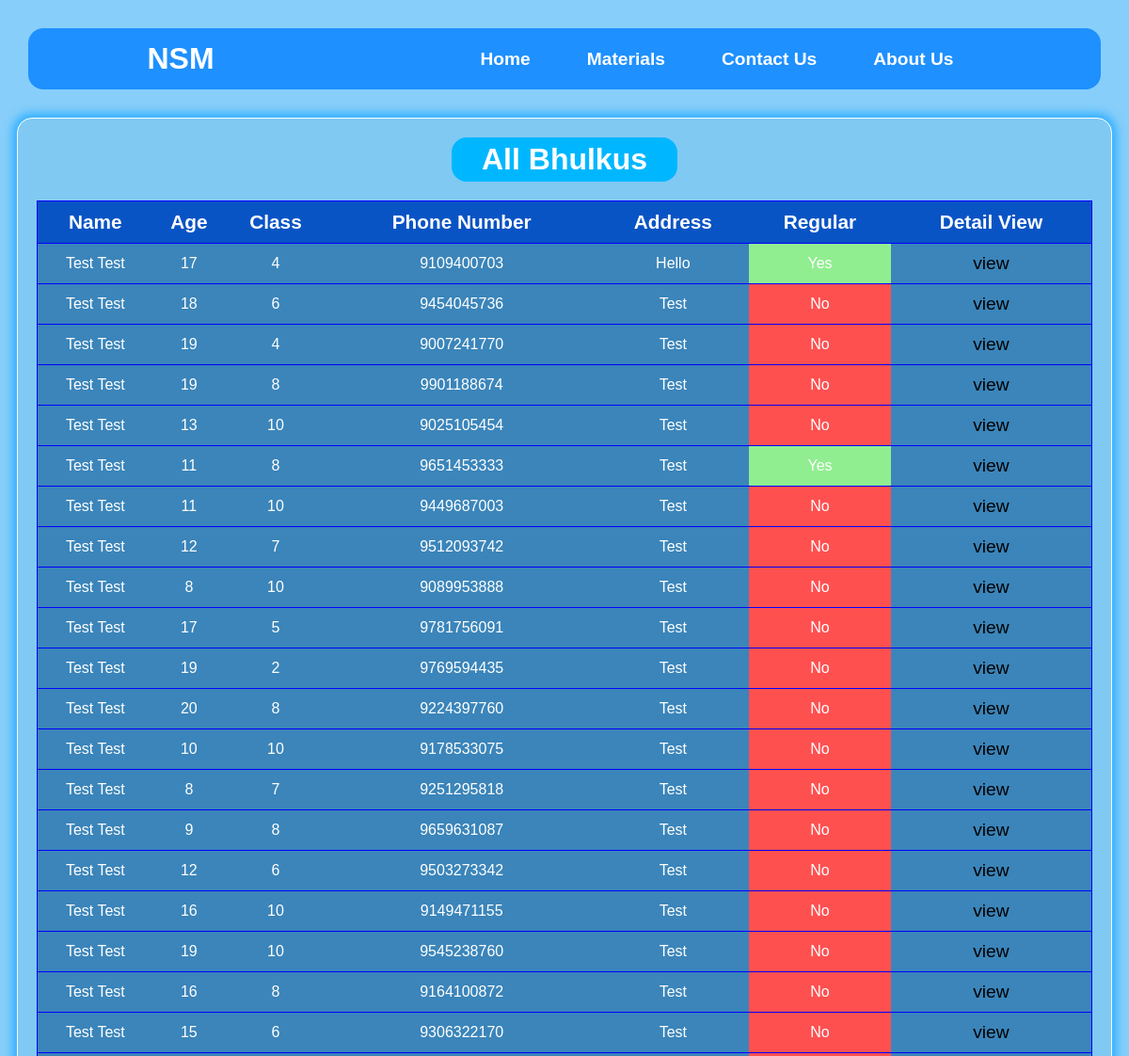
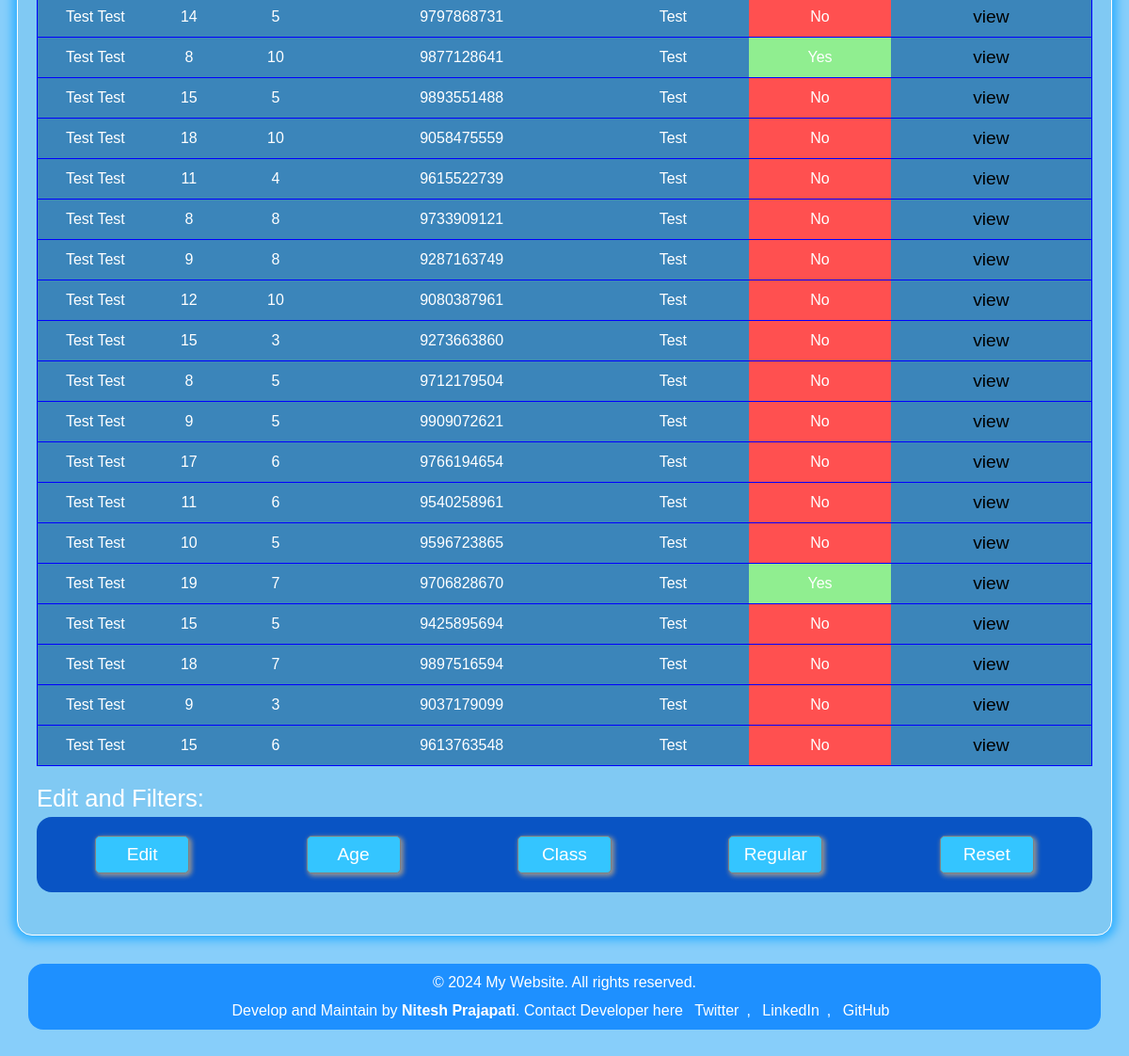
/bhulkus/all-bhulku/, run on an earlier commit of the app's database (2 pictures, top to bottom).
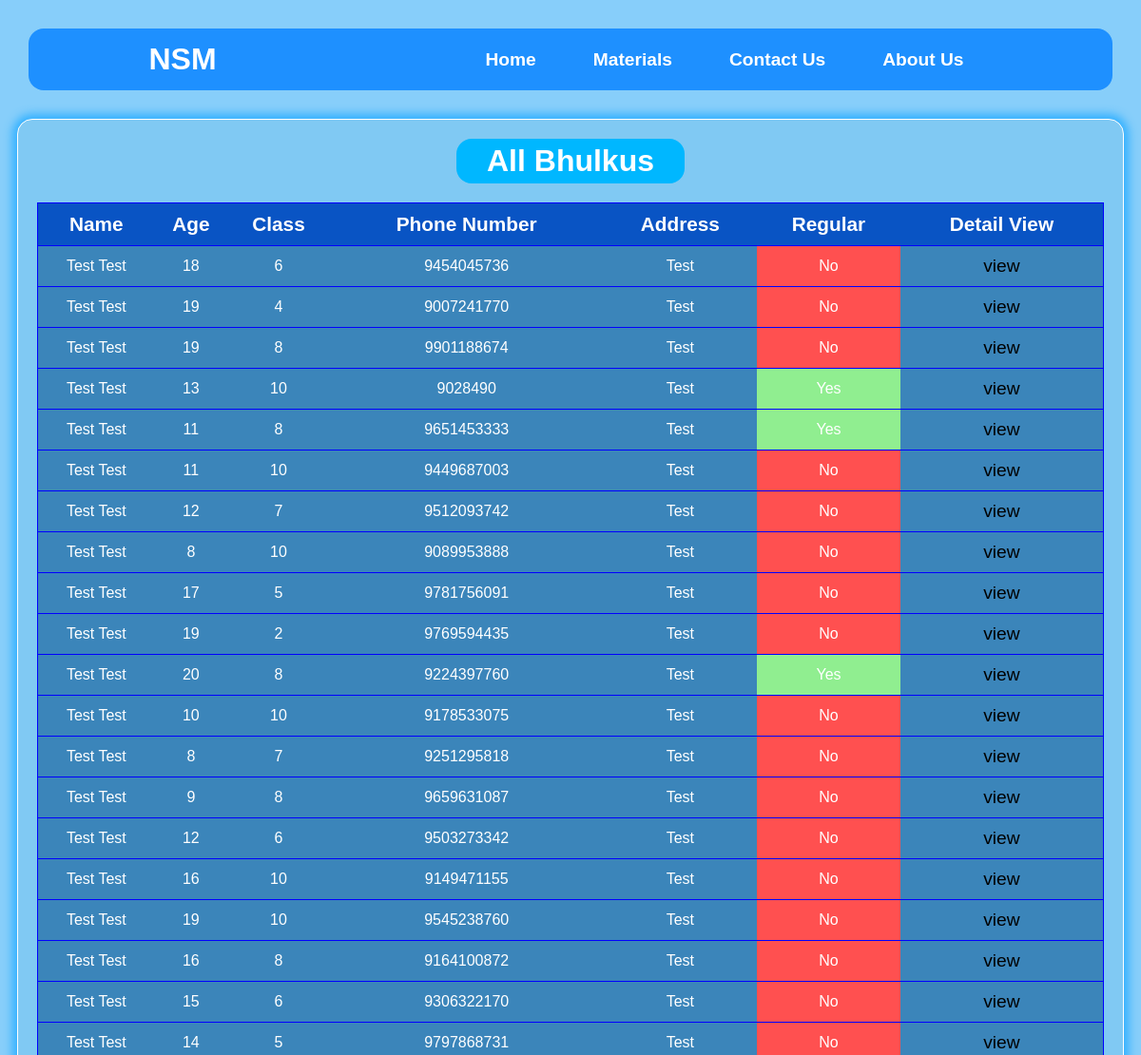
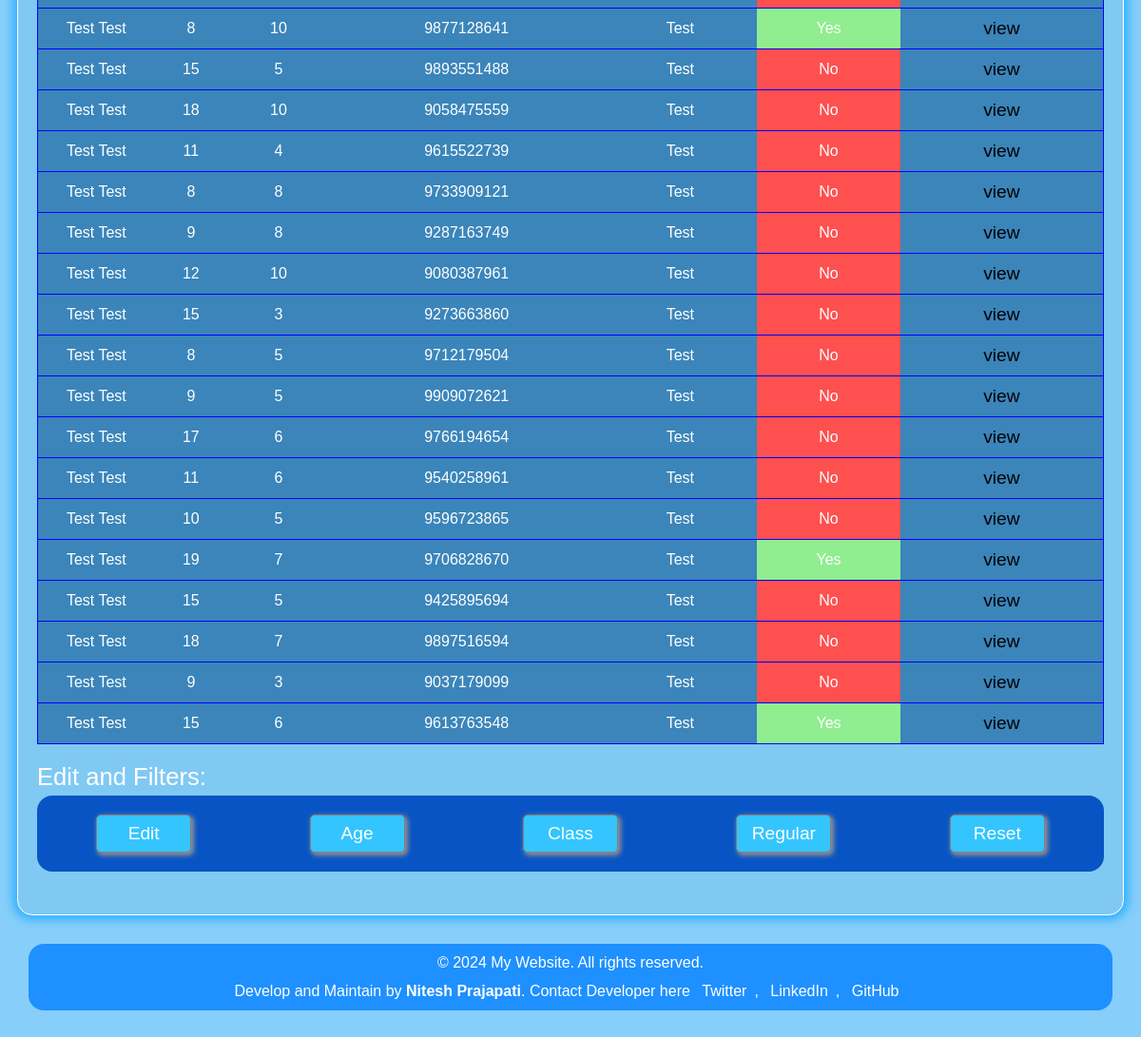
And on a later commit of the database (2 pictures, top to bottom).
### bhulkus/models.py (models this page shows, shortened)
class bhulku(models.Model):
    id=models.IntegerField(primary_key=True)
    first_name=models.CharField(max_length=24)
    middle_name=models.CharField(max_length=24)
    last_name=models.CharField(max_length=24)
    standard=models.SmallIntegerField(null=True)
    dob=models.DateField(default='2028-06-05')
    age=models.SmallIntegerField(null=True)
    school=models.CharField(max_length=24,null=True)
    phone_number=models.PositiveIntegerField(null=True)
    address=models.CharField(max_length=24,null=True)
    regular=models.BooleanField(default=False)

### bhulkus/views.py (the view)
# urls.py: path('all-bhulku/',views.bhulkus_db,name='bhulkus-db'),
def bhulkus_db(request,arg=None):
    status=False
    if arg:
        status=True
    user=bhulku.objects.all()
    return render(request,'bhulkus/bhulkus_db.html',{'bhulku':user,'status':status})

### templates/bhulkus/bhulkus_db.html (shortened to what this page needs)
{% extends "home/base.html" %}
{% load static %}
{% block css %}
<link rel="stylesheet" href="{% static 'css/bhulkus/bhulkus_db.css' %}">{% endblock css %}
{% block main_content %}
<main>
    <h1>All Bhulkus</h1>
    <table>
        <tr class="head-row">
            <th>Name</th>
            <th>Age</th>
            <th>Class</th>
            <th>Phone Number</th>
            <th>Address</th>
            <th>Regular</th>
            <th>Detail View</th>
        </tr>
    {% if not status %}
        {% for bhlk in bhulku%}
        <tr>
            <td>{{ bhlk.first_name}} {{bhlk.last_name }}</td>
            <td>{{ bhlk.age }}</td>
            <td>{{ bhlk.standard }}</td>
            <td>{{ bhlk.phone_number }}</td>
            <td>{{ bhlk.address }}</td>
            {% if bhlk.regular %}
            <td style="background-color:lightgreen"> Yes </td>
            {% else %}
            <td style="background-color:#ff5050"> No </td>
            {% endif %}
            <td><a href="{% url "detailed-view" bhlk.id %}">view</a></td>
        </tr>
        {% endfor %}
    {% endif %}
    </table>
    <div class="main-footer">
        <p>Edit and Filters:</p>
        <div>
            <a href="#"><button>Edit</button></a>
            <a href="#"><button>Age</button></a>
            <a href="#"><button>Class</button></a>
            <a id='url' onclick="url_change()" href="{% url "bhulkus-db" arg='status' %}"><button>Regular</button></a>
            <a href="{% url "bhulkus-db" %}"><button>Reset</button></a>
        </div>
    </div>
</main>
{% endblock main_content %}

### templates/home/base.html (shortened to what this page needs)
{% load static %}
<!DOCTYPE html>
<html lang="en">
<head>
    <link rel="stylesheet" href="{% static 'css/home/base.css' %}">
    {% block css %}{% endblock css %}
</head>
<body>
    <header>
        <nav>
            <p>
                NSM
            </p>
            <ul class="n_link">
                <li><a href="{% url "home-page" %}">Home</a></li>
                <li><a href="{% url "materials-page" %}">Materials</a></li>
                <li><a href="{% url "contact-page" %}">Contact Us</a></li>
                <li><a href="{% url "about-page" %}">About Us</a></li>
            </ul>
        </nav>
    </header>
    {% block main_content %}{% endblock main_content%}
    <footer>
        <div>&copy; 2024 My Website. All rights reserved.</div>
        <div>Develop and Maintain by <b>Nitesh Prajapati</b>.  Contact Developer here
            <a href="https://twitter.com/yourhandle" target="_blank">Twitter</a>,
            <a href="https://linkedin.com/in/yourhandle" target="_blank">LinkedIn</a>,
            <a href="https://github.com/yourhandle" target="_blank">GitHub</a>
        </div>
    </footer>
</body>
</html>

### static/css/home/base.css (style rules this page uses)
* { margin: 0; padding: 0; font-family: sans-serif; box-sizing: border-box; }
html,body { background-color: #87cefa; }
nav,footer { height: 65px; width: 95vw; margin: 30px auto; color: #fff; background-color: #1E90FF; display: flex; align-items: center; justify-content: space-around; border-radius: 1rem; }
.n_link { display: flex; list-style-type: none; }
.n_link li { margin: 0 30px; }
.n_link a { color: #fff; text-decoration: none; font-size: 1.2rem; font-weight: 700; }
nav p { font-size: 2rem; font-weight: 700; }
footer { height: 70px; flex-direction: column; justify-content: space-evenly; }
footer a { color: #fff; text-decoration: none; margin: 0 0.5rem; }
main { min-height: 100vh; width: 97vw; margin: 0 auto; padding: 20px; background-color: #80c9f3; border: 1px solid #fff; border-radius: 1rem; box-shadow: 0 0 10px 5px #33b1ff; }

### static/css/bhulkus/bhulkus_db.css (style rules this page uses)
h1 { width: 15rem; margin:0 auto; margin-bottom: 20px; padding: 5px 0; color: #fff; text-align: center; background-color: rgb(0, 183, 255); border-radius: 1rem; }
table { width: 100%; border-collapse: collapse; border: 1px solid blue; }
th,td { color: #fff; text-align: center; padding: 10px 0; border-bottom: 1px solid blue; }
.head-row { font-size: 1.3rem; background-color: rgb(9, 84, 196); }
tr { background-color: rgb(59, 133, 186); }
.main-footer { padding: 20px 0; }
.main-footer p { color: #fff; font-size: 1.6rem; }
.main-footer div { margin: 5px 0; padding: 20px 0; display: flex; justify-content: space-around; align-items: center; background-color: rgb(9, 84, 196); border-radius: 1rem; }
.main-footer button { height: 40px; width: 100px; color: #fff; font-size: 1.2rem; background-color: rgb(52, 197, 255); border: 1px solid grey; border-radius: 5px; box-shadow: 2px 2px 5px 1px rgb(146, 146, 146); }
tr a { text-decoration: none; font-size: 1.2rem; color: rgb(0, 0, 0); }

What changed in the data, as far as the page shows it:
removed bhulku: first_name "Test", last_name "Test", age "17", standard "4", phone_number "9109400703", address "Hello", regular "Yes"
changed bhulku (number 4 of 38 on the later page): phone_number "9025105454" → "9028490"; regular "No" → "Yes"
changed bhulku (number 11 of 38 on the later page): regular "No" → "Yes"
changed bhulku (number 38 of 38 on the later page): regular "No" → "Yes"
